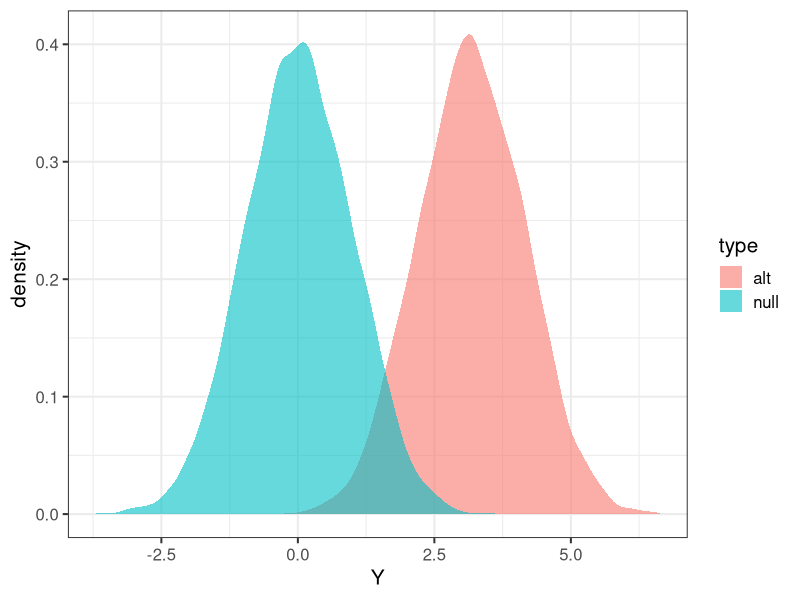

Reproduce this figure in R.
## ---- chunk 1
library(tidyverse)
## ---- chunk 2

fastlm = function(xx,yy)
{
  ## compute betahat (regression coef) and pvalue with Ftest
  ## for now it does not take covariates

  df1 = 2
  df0 = 1
  ind = !is.na(xx) & !is.na(yy)
  xx = xx[ind]
  yy = yy[ind]
  n = sum(ind)
  xbar = mean(xx)
  ybar = mean(yy)
  xx = xx - xbar
  yy = yy - ybar

  SXX = sum( xx^2 )
  SYY = sum( yy^2 )
  SXY = sum( xx * yy )

  betahat = SXY / SXX

  RSS1 = sum( ( yy - xx * betahat )^2 )
  RSS0 = SYY

  fstat = ( ( RSS0 - RSS1 ) / ( df1 - df0 ) )  / ( RSS1 / ( n - df1 ) )
  pval = 1 - pf(fstat, df1 = ( df1 - df0 ), df2 = ( n - df1 ))
  res = list(betahat = betahat, pval = pval)

  return(res)
}

## ---- chunk 3
simulate_genotype = function(maf, num_individuals, num_replicates) {
  # maf: minor allele frequency
  # num_individuals: the number of individuals in each replicates
  # num_replicates: the number of replicates
  # it returns a matrix with num_individuals rows and num_replicates columns
  genotype = matrix( 
    rbinom(num_individuals * num_replicates, 2, maf), 
    nrow = num_individuals, 
    ncol = num_replicates 
  )
  return(genotype)
}
simulate_phenotype = function(genotype, beta, sig2epsi) {
  # genotype: each column is one replicate 
  # beta: effect size of the linear model
  # sig2epsi: the variance of the noise term
  num_individuals = nrow(genotype)
  num_replicates = ncol(genotype)
  epsilon = matrix( 
    rnorm(num_individuals * num_replicates, mean = 0, sd = sqrt(sig2epsi)), 
    nrow = num_individuals, 
    ncol = num_replicates 
  )
  phenotype = genotype * beta + epsilon
  return(phenotype)
}
get_beta_and_sig2epsi = function(r2, sig2Y, maf) {
  # r2: proportion of variation explained by SNP
  # sig2Y: variance of trait
  # maf: minor allele frequency of SNP
  # it returns a list of beta and variance of noise term
  
  ## effect size is calculated as r2 = beta^2 *2*maf*(1-maf)
  beta = sqrt( r2 * sig2Y / (2 * maf * (1 - maf)) )
  sig2epsi = sig2Y * (1 - r2)
  return(list(beta = beta, sig2epsi = sig2epsi))
}
linear_model_simulator = function(num_replicates, num_individuals, maf, r2, sig2Y) {
  # simulate genotype
  X = simulate_genotype(maf, num_individuals, num_replicates)
  # calculate model parameters
  params = get_beta_and_sig2epsi(r2, sig2Y, maf)
  # simulate phenotype given genotype and model parameters
  Y = simulate_phenotype(X, params$beta, params$sig2epsi)
  return(list(Y = Y, X = X))
}
## ---- chunk 4
# specify paramters
nindiv = 1000
nreplicate = 10000
maf = 0.30
r2 = 0.01
sig2Y = 1

# run simulator 
## under the alternative
data_alt = linear_model_simulator(nreplicate, nindiv, maf, r2, sig2Y)
## under the null
data_null = linear_model_simulator(nreplicate, nindiv, maf, 0, sig2Y)  
## ---- chunk 5
runassoc = function(X,Y)
{
  pvec = rep(NA,ncol(X))
  bvec = rep(NA,ncol(X))
  for(ss in 1:ncol(X))
  {
    fit = fastlm(X[,ss], Y[,ss])
    pvec[ss] = fit$pval  
    bvec[ss] = fit$betahat
  }
  list(pvec=pvec, bvec=bvec)
}

p2z = function(b,p)
{
  ## calculate zscore from p-value and sign of effect size
  sign(b) * abs(qnorm(p/2))
}

calcz = function(X,Y)
{
  tempo = runassoc(X,Y)
  p2z(tempo$bvec,tempo$pvec)
}
## ---- chunk 6
Zalt = calcz(data_alt$X, data_alt$Y)
Znull = calcz(data_null$X, data_null$Y)

tibble(Y = c(Zalt,Znull), type=c(rep("alt",length(Zalt)),rep("null",length(Znull))) ) %>% ggplot(aes(Y,fill=type)) + geom_density(color=NA,alpha=0.6) + theme_bw(base_size = 15)

## ---- chunk 7

## define significance level

alpha = 0.01

## find threshold for rejection; we want P(Znull > alpha/2) two-sided

threshold = quantile(Znull, 1 - alpha/2)

## calculate proportion of Zalt above threshold

mean(Zalt > threshold)


## ---- chunk 8

## install.packages("pwr")
 library(pwr)
pwr.r.test(n = nindiv, r= sqrt(r2), sig.level = alpha)
